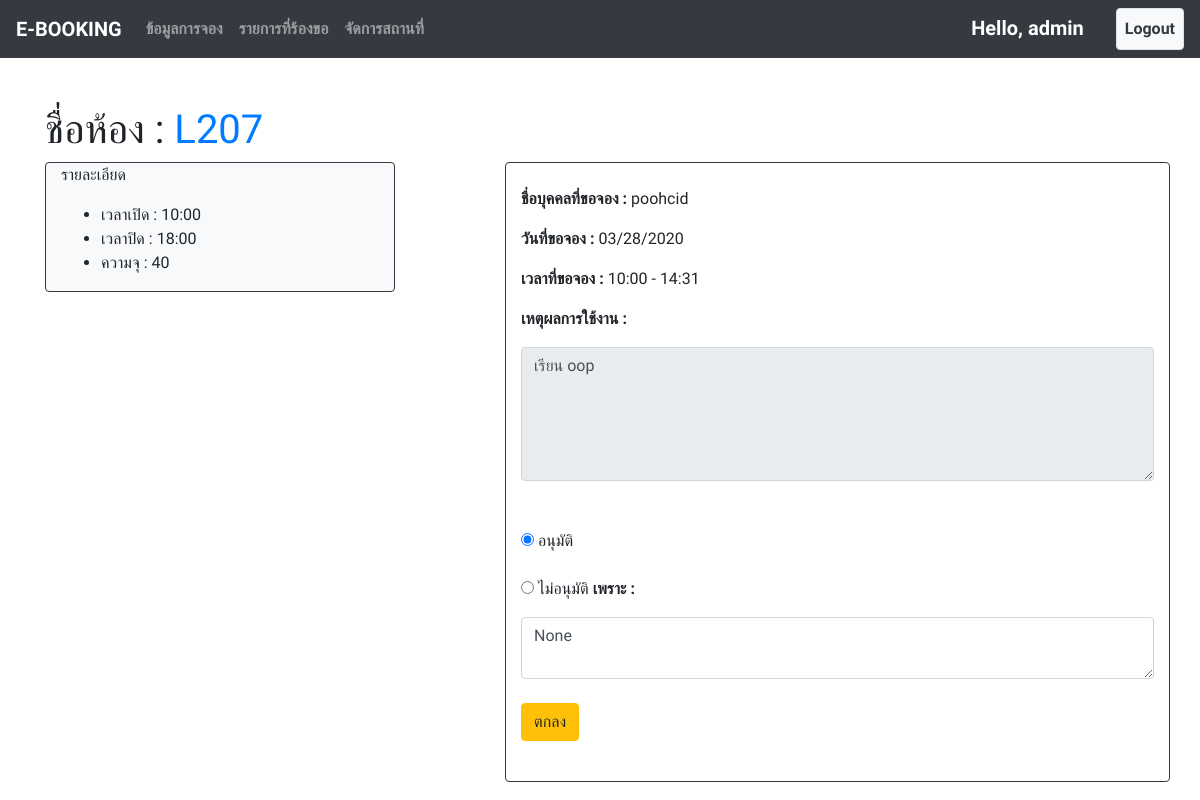
/book_edit/32/ (signed in), run on an earlier commit of the app's database.
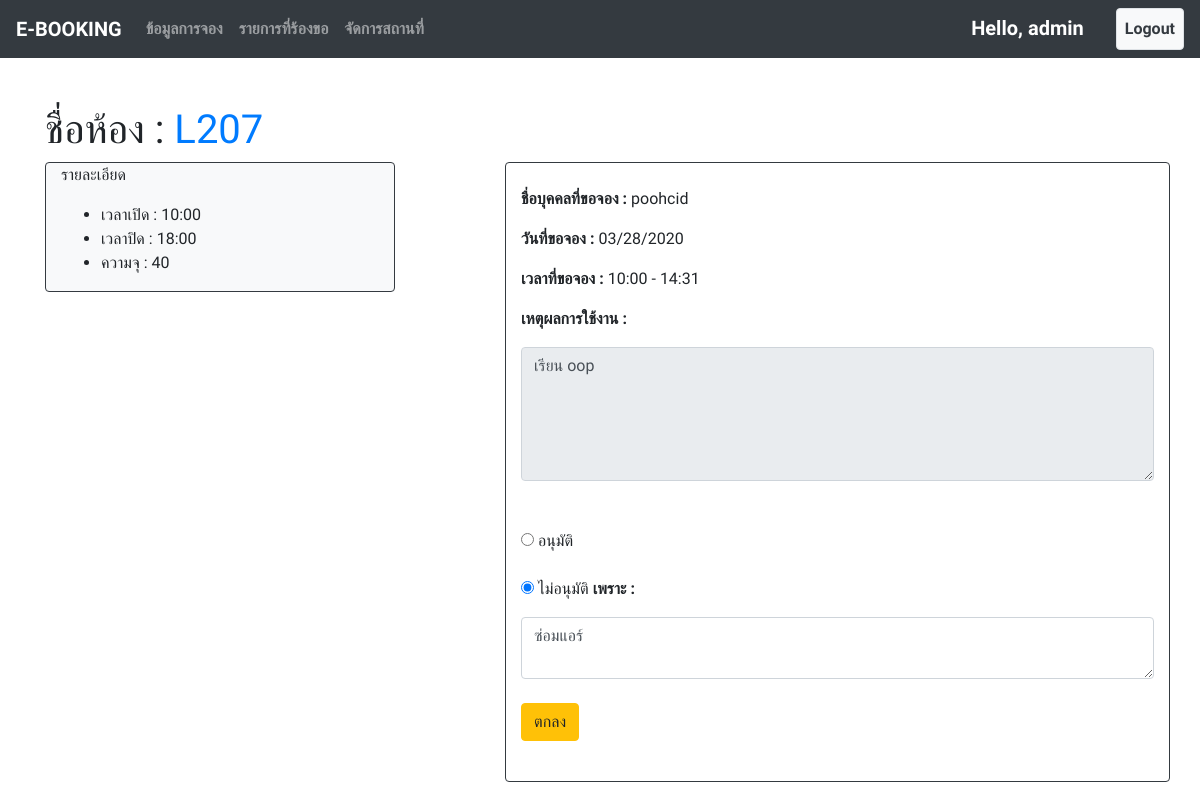
And on a later commit of the database.
### booking/models.py (models this page shows, shortened)
class Booking(models.Model):
    room = models.ForeignKey(Room, on_delete=models.CASCADE, null=True)
    date = models.DateField()
    start_time = models.TimeField()
    end_time = models.TimeField(null=True)
    description = models.TextField()
    status = models.CharField(null=True, default=None, choices=(
        ("รออนุมัติ", "Unknow"),
        ("ไม่อนุมัติ", "No"),
        ("อนุมัติ", "Yes")
    ), max_length=100)
    status_remark = models.TextField(null=True, blank=True)
    book_by = models.ForeignKey(User, on_delete=models.CASCADE, null=True)
    book_date = models.DateField(auto_now=True)

class Room(models.Model):
    name = models.CharField(max_length=100)
    open_time = models.TimeField()
    close_time = models.TimeField()
    capacity = models.IntegerField(default=0)

### booking/views.py (the view)
# urls.py: path('book_edit/<int:id>/', views.book_edit, name="book_edit"), #admin แก้ไขการจอง
@login_required
@permission_required('booking.change_booking')
def book_edit(request, id):
    book = Booking.objects.get(pk=id)
    if request.method == 'POST':
        book.status = request.POST.get('status')
        book.status_remark = request.POST.get('status-remark')
        book.save()
        return redirect('index')
    context={
        "book" : book
    }
    return render(request, 'admin_page/book_edit.html', context=context)

### booking/templates/admin_page/book_edit.html (shortened to what this page needs)
{% extends 'base.html' %}
{% block content %}
    <br><br>
    <div class="container">
    <h1>ชื่อห้อง : <span class="text-primary">{{ book.room.name }}</span></h1>
        <div class="row">
            <div class="col-4">
                <div class="border border-dark rounded bg-light container">
                    <p>รายละเอียด</p>
                    <ul>
                        <li>เวลาเปิด : {{book.room.open_time|date:'H:i'}}</li>
                        <li>เวลาปิด : {{ book.room.close_time|date:'H:i' }}</li>
                        <li>ความจุ : {{ book.room.capacity }}</li>
                    </ul>
                </div>
            </div>
            <div class="col-1">
            </div>
            <div class="col-7 border border-dark rounded">
                <br>
                <p><b>ชื่อบุคคลที่ขอจอง : </b>{{ book.book_by.username }}</p>
                <p><b>วันที่ขอจอง : </b>{{ book.date|date:'SHORT_DATE_FORMAT'}}</p>
                <p><b>เวลาที่ขอจอง : </b>{{ book.start_time|date:'H:i' }} - {{ book.end_time|date:'H:i' }}</p>
                <p><b>เหตุผลการใช้งาน : </b></p>
                <textarea class="form-control" name="descrip" rows="5" id="comment" readonly>{{ book.description }}</textarea>
                <br><br>
                <form action="{% url 'book_edit' id=book.id %}" method="POST">
                    <div class="radio form-group">
                        <label><input type="radio" name="status" value="อนุมัติ" {% if book.status == 'อนุมัติ' %}checked{% endif %}> อนุมัติ</label>
                    </div>
                    <div class="radio form-group">
                        <input type="radio" name="status" value="ไม่อนุมัติ" {% if book.status == 'ไม่อนุมัติ' %}checked{% endif %}> ไม่อนุมัติ <b>เพราะ :</b></label>
                    </div>
                    <textarea class="form-control" name="status-remark" id="comment">{{ book.status_remark }}</textarea>
                    <br>
                    <button type="submit" class="btn btn-warning">ตกลง</button>
                </form>
                <br>
            </div>
        </div>
    </div>
{% endblock content %}

What changed in the data, as far as the page shows it:
changed Booking "เรียน oop": status "☑ อนุมัติ" → "☐ อนุมัติ"; status "☐" → "☑"; status-remark "None" → "ซ่อมแอร์"
